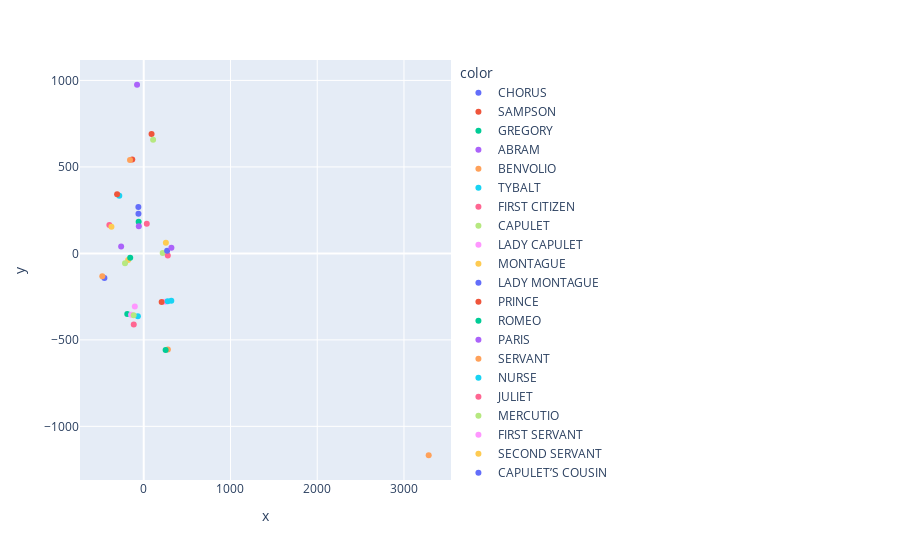

Here is the notebook cell this chart was saved with:
### Code cell
plot_2d(character_embeddings.cpu().detach().numpy(), character_enum['character'])

### Figure 1 — Plotly figure (JSON) as saved in the notebook; plotly's stock layout.template omitted (floating-point values rounded to 4 significant figures)
{"data": [{"hovertemplate": "color=CHORUS<br>x=%{x}<br>y=%{y}<extra></extra>", "legendgroup": "CHORUS", "marker": {"color": "#636efa", "symbol": "circle"}, "mode": "markers", "name": "CHORUS", "orientation": "v", "showlegend": true, "type": "scatter", "x": [-60.88], "xaxis": "x", "y": [228.7], "yaxis": "y"}, {"hovertemplate": "color=SAMPSON<br>x=%{x}<br>y=%{y}<extra></extra>", "legendgroup": "SAMPSON", "marker": {"color": "#EF553B", "symbol": "circle"}, "mode": "markers", "name": "SAMPSON", "orientation": "v", "showlegend": true, "type": "scatter", "x": [-132.2], "xaxis": "x", "y": [543.3], "yaxis": "y"}, {"hovertemplate": "color=GREGORY<br>x=%{x}<br>y=%{y}<extra></extra>", "legendgroup": "GREGORY", "marker": {"color": "#00cc96", "symbol": "circle"}, "mode": "markers", "name": "GREGORY", "orientation": "v", "showlegend": true, "type": "scatter", "x": [-189.7], "xaxis": "x", "y": [-349.7], "yaxis": "y"}, {"hovertemplate": "color=ABRAM<br>x=%{x}<br>y=%{y}<extra></extra>", "legendgroup": "ABRAM", "marker": {"color": "#ab63fa", "symbol": "circle"}, "mode": "markers", "name": "ABRAM", "orientation": "v", "showlegend": true, "type": "scatter", "x": [-260.4], "xaxis": "x", "y": [39.33], "yaxis": "y"}, {"hovertemplate": "color=BENVOLIO<br>x=%{x}<br>y=%{y}<extra></extra>", "legendgroup": "BENVOLIO", "marker": {"color": "#FFA15A", "symbol": "circle"}, "mode": "markers", "name": "BENVOLIO", "orientation": "v", "showlegend": true, "type": "scatter", "x": [-158.2], "xaxis": "x", "y": [540.4], "yaxis": "y"}, {"hovertemplate": "color=TYBALT<br>x=%{x}<br>y=%{y}<extra></extra>", "legendgroup": "TYBALT", "marker": {"color": "#19d3f3", "symbol": "circle"}, "mode": "markers", "name": "TYBALT", "orientation": "v", "showlegend": true, "type": "scatter", "x": [-67.46], "xaxis": "x", "y": [-363.9], "yaxis": "y"}, {"hovertemplate": "color=FIRST CITIZEN<br>x=%{x}<br>y=%{y}<extra></extra>", "legendgroup": "FIRST CITIZEN", "marker": {"color": "#FF6692", "symbol": "circle"}, "mode": "markers", "name": "FIRST CITIZEN", "orientation": "v", "showlegend": true, "type": "scatter", "x": [-396.3], "xaxis": "x", "y": [164.3], "yaxis": "y"}, {"hovertemplate": "color=CAPULET<br>x=%{x}<br>y=%{y}<extra></extra>", "legendgroup": "CAPULET", "marker": {"color": "#B6E880", "symbol": "circle"}, "mode": "markers", "name": "CAPULET", "orientation": "v", "showlegend": true, "type": "scatter", "x": [218.7], "xaxis": "x", "y": [1.697], "yaxis": "y"}, {"hovertemplate": "color=LADY CAPULET<br>x=%{x}<br>y=%{y}<extra></extra>", "legendgroup": "LADY CAPULET", "marker": {"color": "#FF97FF", "symbol": "circle"}, "mode": "markers", "name": "LADY CAPULET", "orientation": "v", "showlegend": true, "type": "scatter", "x": [248.1], "xaxis": "x", "y": [-279.0], "yaxis": "y"}, {"hovertemplate": "color=MONTAGUE<br>x=%{x}<br>y=%{y}<extra></extra>", "legendgroup": "MONTAGUE", "marker": {"color": "#FECB52", "symbol": "circle"}, "mode": "markers", "name": "MONTAGUE", "orientation": "v", "showlegend": true, "type": "scatter", "x": [-179.9], "xaxis": "x", "y": [-37.69], "yaxis": "y"}, {"hovertemplate": "color=LADY MONTAGUE<br>x=%{x}<br>y=%{y}<extra></extra>", "legendgroup": "LADY MONTAGUE", "marker": {"color": "#636efa", "symbol": "circle"}, "mode": "markers", "name": "LADY MONTAGUE", "orientation": "v", "showlegend": true, "type": "scatter", "x": [-453.4], "xaxis": "x", "y": [-141.8], "yaxis": "y"}, {"hovertemplate": "color=PRINCE<br>x=%{x}<br>y=%{y}<extra></extra>", "legendgroup": "PRINCE", "marker": {"color": "#EF553B", "symbol": "circle"}, "mode": "markers", "name": "PRINCE", "orientation": "v", "showlegend": true, "type": "scatter", "x": [90.1], "xaxis": "x", "y": [690.6], "yaxis": "y"}, {"hovertemplate": "color=ROMEO<br>x=%{x}<br>y=%{y}<extra></extra>", "legendgroup": "ROMEO", "marker": {"color": "#00cc96", "symbol": "circle"}, "mode": "markers", "name": "ROMEO", "orientation": "v", "showlegend": true, "type": "scatter", "x": [-156.0], "xaxis": "x", "y": [-25.29], "yaxis": "y"}, {"hovertemplate": "color=PARIS<br>x=%{x}<br>y=%{y}<extra></extra>", "legendgroup": "PARIS", "marker": {"color": "#ab63fa", "symbol": "circle"}, "mode": "markers", "name": "PARIS", "orientation": "v", "showlegend": true, "type": "scatter", "x": [-77.12], "xaxis": "x", "y": [974.9], "yaxis": "y"}, {"hovertemplate": "color=SERVANT<br>x=%{x}<br>y=%{y}<extra></extra>", "legendgroup": "SERVANT", "marker": {"color": "#FFA15A", "symbol": "circle"}, "mode": "markers", "name": "SERVANT", "orientation": "v", "showlegend": true, "type": "scatter", "x": [278.1], "xaxis": "x", "y": [-555.7], "yaxis": "y"}, {"hovertemplate": "color=NURSE<br>x=%{x}<br>y=%{y}<extra></extra>", "legendgroup": "NURSE", "marker": {"color": "#19d3f3", "symbol": "circle"}, "mode": "markers", "name": "NURSE", "orientation": "v", "showlegend": true, "type": "scatter", "x": [-281.8], "xaxis": "x", "y": [333.9], "yaxis": "y"}, {"hovertemplate": "color=JULIET<br>x=%{x}<br>y=%{y}<extra></extra>", "legendgroup": "JULIET", "marker": {"color": "#FF6692", "symbol": "circle"}, "mode": "markers", "name": "JULIET", "orientation": "v", "showlegend": true, "type": "scatter", "x": [277.8], "xaxis": "x", "y": [-11.81], "yaxis": "y"}, {"hovertemplate": "color=MERCUTIO<br>x=%{x}<br>y=%{y}<extra></extra>", "legendgroup": "MERCUTIO", "marker": {"color": "#B6E880", "symbol": "circle"}, "mode": "markers", "name": "MERCUTIO", "orientation": "v", "showlegend": true, "type": "scatter", "x": [107.9], "xaxis": "x", "y": [656.9], "yaxis": "y"}, {"hovertemplate": "color=FIRST SERVANT<br>x=%{x}<br>y=%{y}<extra></extra>", "legendgroup": "FIRST SERVANT", "marker": {"color": "#FF97FF", "symbol": "circle"}, "mode": "markers", "name": "FIRST SERVANT", "orientation": "v", "showlegend": true, "type": "scatter", "x": [-146.1], "xaxis": "x", "y": [-354.9], "yaxis": "y"}, {"hovertemplate": "color=SECOND SERVANT<br>x=%{x}<br>y=%{y}<extra></extra>", "legendgroup": "SECOND SERVANT", "marker": {"color": "#FECB52", "symbol": "circle"}, "mode": "markers", "name": "SECOND SERVANT", "orientation": "v", "showlegend": true, "type": "scatter", "x": [255.2], "xaxis": "x", "y": [60.86], "yaxis": "y"}, {"hovertemplate": "color=CAPULET’S COUSIN<br>x=%{x}<br>y=%{y}<extra></extra>", "legendgroup": "CAPULET’S COUSIN", "marker": {"color": "#636efa", "symbol": "circle"}, "mode": "markers", "name": "CAPULET’S COUSIN", "orientation": "v", "showlegend": true, "type": "scatter", "x": [269.4], "xaxis": "x", "y": [14.96], "yaxis": "y"}, {"hovertemplate": "color=FRIAR LAWRENCE<br>x=%{x}<br>y=%{y}<extra></extra>", "legendgroup": "FRIAR LAWRENCE", "marker": {"color": "#EF553B", "symbol": "circle"}, "mode": "markers", "name": "FRIAR LAWRENCE", "orientation": "v", "showlegend": true, "type": "scatter", "x": [206.6], "xaxis": "x", "y": [-281.6], "yaxis": "y"}, {"hovertemplate": "color=PETER<br>x=%{x}<br>y=%{y}<extra></extra>", "legendgroup": "PETER", "marker": {"color": "#00cc96", "symbol": "circle"}, "mode": "markers", "name": "PETER", "orientation": "v", "showlegend": true, "type": "scatter", "x": [252.2], "xaxis": "x", "y": [-559.2], "yaxis": "y"}, {"hovertemplate": "color=WE SHALL BE MUCH UNFURNISH’D FOR THIS TIME<br>x=%{x}<br>y=%{y}<extra></extra>", "legendgroup": "WE SHALL BE MUCH UNFURNISH’D FOR THIS TIME", "marker": {"color": "#ab63fa", "symbol": "circle"}, "mode": "markers", "name": "WE SHALL BE MUCH UNFURNISH’D FOR THIS TIME", "orientation": "v", "showlegend": true, "type": "scatter", "x": [318.8], "xaxis": "x", "y": [32.91], "yaxis": "y"}, {"hovertemplate": "color=GO WAKEN JULIET, GO AND TRIM HER UP<br>x=%{x}<br>y=%{y}<extra></extra>", "legendgroup": "GO WAKEN JULIET, GO AND TRIM HER UP", "marker": {"color": "#FFA15A", "symbol": "circle"}, "mode": "markers", "name": "GO WAKEN JULIET, GO AND TRIM HER UP", "orientation": "v", "showlegend": true, "type": "scatter", "x": [3285.0], "xaxis": "x", "y": [-1167.0], "yaxis": "y"}, {"hovertemplate": "color=FIRST MUSICIAN<br>x=%{x}<br>y=%{y}<extra></extra>", "legendgroup": "FIRST MUSICIAN", "marker": {"color": "#19d3f3", "symbol": "circle"}, "mode": "markers", "name": "FIRST MUSICIAN", "orientation": "v", "showlegend": true, "type": "scatter", "x": [276.0], "xaxis": "x", "y": [-277.2], "yaxis": "y"}, {"hovertemplate": "color=SECOND MUSICIAN<br>x=%{x}<br>y=%{y}<extra></extra>", "legendgroup": "SECOND MUSICIAN", "marker": {"color": "#FF6692", "symbol": "circle"}, "mode": "markers", "name": "SECOND MUSICIAN", "orientation": "v", "showlegend": true, "type": "scatter", "x": [34.81], "xaxis": "x", "y": [170.6], "yaxis": "y"}, {"hovertemplate": "color=THIRD MUSICIAN<br>x=%{x}<br>y=%{y}<extra></extra>", "legendgroup": "THIRD MUSICIAN", "marker": {"color": "#B6E880", "symbol": "circle"}, "mode": "markers", "name": "THIRD MUSICIAN", "orientation": "v", "showlegend": true, "type": "scatter", "x": [-215.8], "xaxis": "x", "y": [-57.01], "yaxis": "y"}, {"hovertemplate": "color=BALTHASAR<br>x=%{x}<br>y=%{y}<extra></extra>", "legendgroup": "BALTHASAR", "marker": {"color": "#FF97FF", "symbol": "circle"}, "mode": "markers", "name": "BALTHASAR", "orientation": "v", "showlegend": true, "type": "scatter", "x": [-102.8], "xaxis": "x", "y": [-306.9], "yaxis": "y"}, {"hovertemplate": "color=WELL, JULIET, I WILL LIE WITH THEE TONIGHT<br>x=%{x}<br>y=%{y}<extra></extra>", "legendgroup": "WELL, JULIET, I WILL LIE WITH THEE TONIGHT", "marker": {"color": "#FECB52", "symbol": "circle"}, "mode": "markers", "name": "WELL, JULIET, I WILL LIE WITH THEE TONIGHT", "orientation": "v", "showlegend": true, "type": "scatter", "x": [-372.2], "xaxis": "x", "y": [154.1], "yaxis": "y"}, {"hovertemplate": "color=APOTHECARY<br>x=%{x}<br>y=%{y}<extra></extra>", "legendgroup": "APOTHECARY", "marker": {"color": "#636efa", "symbol": "circle"}, "mode": "markers", "name": "APOTHECARY", "orientation": "v", "showlegend": true, "type": "scatter", "x": [-62.08], "xaxis": "x", "y": [268.5], "yaxis": "y"}, {"hovertemplate": "color=FRIAR JOHN<br>x=%{x}<br>y=%{y}<extra></extra>", "legendgroup": "FRIAR JOHN", "marker": {"color": "#EF553B", "symbol": "circle"}, "mode": "markers", "name": "FRIAR JOHN", "orientation": "v", "showlegend": true, "type": "scatter", "x": [-306.9], "xaxis": "x", "y": [341.3], "yaxis": "y"}, {"hovertemplate": "color=PAGE<br>x=%{x}<br>y=%{y}<extra></extra>", "legendgroup": "PAGE", "marker": {"color": "#00cc96", "symbol": "circle"}, "mode": "markers", "name": "PAGE", "orientation": "v", "showlegend": true, "type": "scatter", "x": [-58.64], "xaxis": "x", "y": [183.3], "yaxis": "y"}, {"hovertemplate": "color=THE BOY GIVES WARNING SOMETHING DOTH APPROACH<br>x=%{x}<br>y=%{y}<extra></extra>", "legendgroup": "THE BOY GIVES WARNING SOMETHING DOTH APPROACH", "marker": {"color": "#ab63fa", "symbol": "circle"}, "mode": "markers", "name": "THE BOY GIVES WARNING SOMETHING DOTH APPROACH", "orientation": "v", "showlegend": true, "type": "scatter", "x": [-56.88], "xaxis": "x", "y": [156.2], "yaxis": "y"}, {"hovertemplate": "color=STOP THY UNHALLOW’D TOIL, VILE MONTAGUE<br>x=%{x}<br>y=%{y}<extra></extra>", "legendgroup": "STOP THY UNHALLOW’D TOIL, VILE MONTAGUE", "marker": {"color": "#FFA15A", "symbol": "circle"}, "mode": "markers", "name": "STOP THY UNHALLOW’D TOIL, VILE MONTAGUE", "orientation": "v", "showlegend": true, "type": "scatter", "x": [-477.8], "xaxis": "x", "y": [-132.2], "yaxis": "y"}, {"hovertemplate": "color=FIRST WATCH<br>x=%{x}<br>y=%{y}<extra></extra>", "legendgroup": "FIRST WATCH", "marker": {"color": "#19d3f3", "symbol": "circle"}, "mode": "markers", "name": "FIRST WATCH", "orientation": "v", "showlegend": true, "type": "scatter", "x": [317.6], "xaxis": "x", "y": [-274.5], "yaxis": "y"}, {"hovertemplate": "color=SECOND WATCH<br>x=%{x}<br>y=%{y}<extra></extra>", "legendgroup": "SECOND WATCH", "marker": {"color": "#FF6692", "symbol": "circle"}, "mode": "markers", "name": "SECOND WATCH", "orientation": "v", "showlegend": true, "type": "scatter", "x": [-115.1], "xaxis": "x", "y": [-411.7], "yaxis": "y"}, {"hovertemplate": "color=THIRD WATCH. HERE IS A FRIAR THAT TREMBLES, SIGHS, AND WEEPS<br>x=%{x}<br>y=%{y}<extra></extra>", "legendgroup": "THIRD WATCH. HERE IS A FRIAR THAT TREMBLES, SIGHS, AND WEEPS", "marker": {"color": "#B6E880", "symbol": "circle"}, "mode": "markers", "name": "THIRD WATCH. HERE IS A FRIAR THAT TREMBLES, SIGHS, AND WEEPS", "orientation": "v", "showlegend": true, "type": "scatter", "x": [-116.6], "xaxis": "x", "y": [-358.3], "yaxis": "y"}], "layout": {"legend": {"title": {"text": "color"}, "tracegroupgap": 0}, "margin": {"t": 60}, "xaxis": {"anchor": "y", "domain": [0, 1], "title": {"text": "x"}}, "yaxis": {"anchor": "x", "domain": [0, 1], "title": {"text": "y"}}}}
